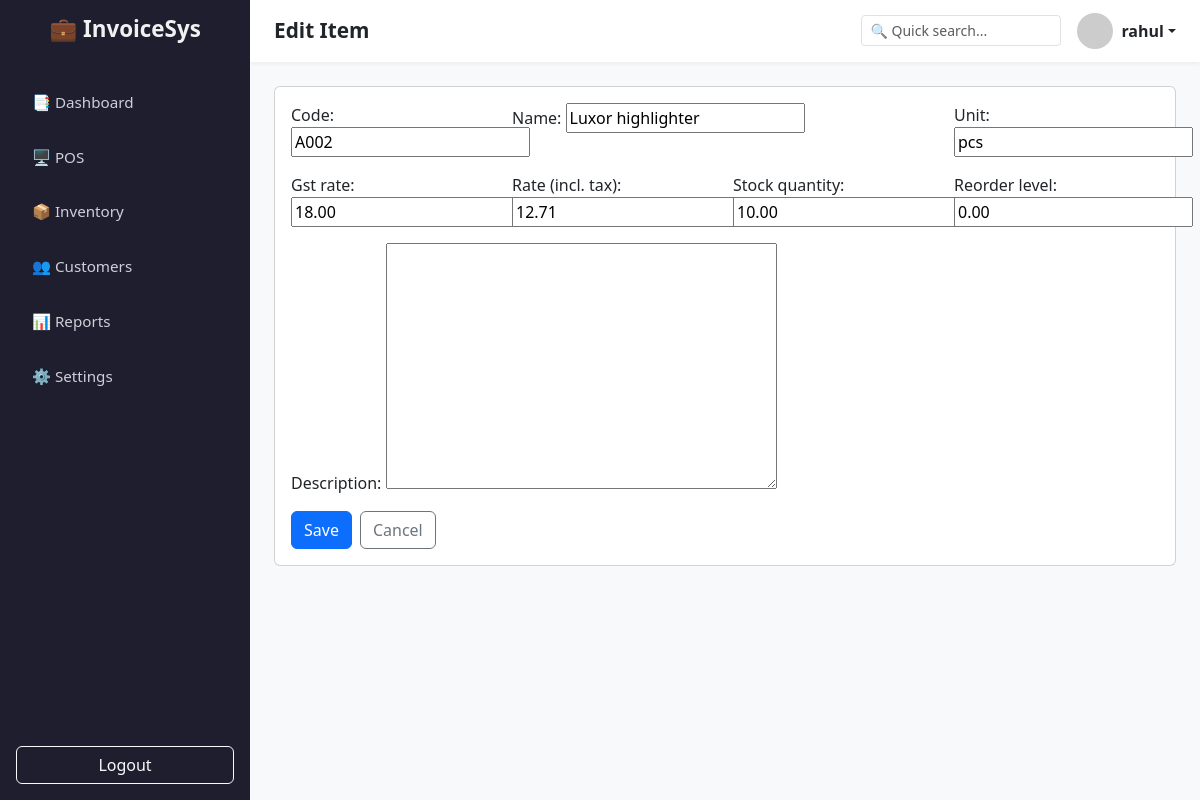
The app's page /inventory/3/edit/ (signed in) with its own data.
### inventory/models.py (models this page shows, shortened)
class Item(models.Model):
    user = models.ForeignKey(
        settings.AUTH_USER_MODEL,
        on_delete=models.CASCADE,
        related_name="items"
    )
    code = models.CharField(max_length=32)
    name = models.CharField(max_length=200)
    description = models.TextField(blank=True)
    gst_rate = models.DecimalField(max_digits=5, decimal_places=2, default=18.00)  # percent
    rate_incl = models.DecimalField("Rate (incl. tax)", max_digits=12, decimal_places=2)
    unit = models.CharField(max_length=32, default="pcs")
    stock_quantity = models.DecimalField(max_digits=12, decimal_places=2, default=0)
    reorder_level = models.DecimalField(max_digits=12, decimal_places=2, default=0)
    is_active = models.BooleanField(default=True)
    created_at = models.DateTimeField(auto_now_add=True)
    updated_at = models.DateTimeField(auto_now=True)
    class Meta:
        ordering = ["code", "name"]

### inventory/views.py (the view)
# urls.py: path("<int:pk>/edit/", views.item_update, name="edit"),
@login_required(login_url="/login")
def item_update(request, pk):
    item = get_object_or_404(Item, pk=pk, user=request.user)
    if request.method == "POST":
        form = ItemForm(request.POST, instance=item)
        if form.is_valid():
            form.save()
            return redirect("inventory:list")
    else:
        form = ItemForm(instance=item)
    return render(request, "inventory/item_form.html", {"form": form, "item": item, "is_create": False})

### inventory/forms.py
class ItemForm(forms.ModelForm):
    class Meta:
        model = Item
        exclude = ["user", "created_at", "updated_at","is_active"]

### inventory/templates/inventory/item_form.html (shortened to what this page needs)
{% extends "base.html" %}
{% block page_title %}{% if is_create %}Add Item{% else %}Edit Item{% endif %}{% endblock %}
{% block content %}
<div class="card">
  <div class="card-body">
    <form method="post">
      <div class="row g-3">
        <div class="col-md-3">
          {{ form.code.label_tag }} {{ form.code }}
        </div>
        <div class="col-md-6">
          {{ form.name.label_tag }} {{ form.name }}
        </div>
        <div class="col-md-3">
          {{ form.unit.label_tag }} {{ form.unit }}
        </div>
        <div class="col-md-3">
          {{ form.gst_rate.label_tag }} {{ form.gst_rate }}
        </div>
        <div class="col-md-3">
          {{ form.rate_incl.label_tag }} {{ form.rate_incl }}
        </div>
        <div class="col-md-3">
          {{ form.stock_quantity.label_tag }} {{ form.stock_quantity }}
        </div>
        <div class="col-md-3">
          {{ form.reorder_level.label_tag }} {{ form.reorder_level }}
        </div>
        <div class="col-12">
          {{ form.description.label_tag }} {{ form.description }}
        </div>
        <div class="col-12 d-flex gap-2">
          <button class="btn btn-primary" type="submit">Save</button>
          <a href="{% url 'inventory:list' %}" class="btn btn-outline-secondary">Cancel</a>
        </div>
      </div>
    </form>
  </div>
</div>
{% endblock %}

### templates/base.html (shortened to what this page needs)
{% load static %}
<!DOCTYPE html>
<html lang="en">
<head>
    <link href="https://cdn.jsdelivr.net/npm/bootstrap@5.3.2/dist/css/bootstrap.min.css" rel="stylesheet">
</head>
<body>
    <aside class="sidebar">
        <h2>💼 InvoiceSys</h2>
        <nav class="nav flex-column">
            <a class="nav-link {% if request.resolver_match.url_name == 'dashboard' %}active{% endif %}"
               href="{% url 'dashboard' %}">📑 Dashboard</a>
            <a class="nav-link" href="{% url 'pos' 'new' %}">🖥️ POS</a>
            <a class="nav-link" href="{% url 'inventory:list' %}">📦 Inventory</a>
            <a class="nav-link" href="{% url 'customer:list' %}">👥 Customers</a>
            <a class="nav-link" href="#">📊 Reports</a>
            <a class="nav-link" href="#">⚙️ Settings</a>
        </nav>
        <div class="mt-auto">
            <a href="#" class="btn btn-outline-light w-100 mt-3">Logout</a>
        </div>
    </aside>
    <div class="main-content">
        <header class="topbar">
            <h3>{% block page_title %}Dashboard{% endblock %}</h3>
            <div class="d-flex align-items-center gap-3">
                <input type="text" class="form-control form-control-sm" placeholder="🔍 Quick search..." style="width: 200px;">
                <div class="dropdown">
                    <a href="#" class="d-flex align-items-center text-dark text-decoration-none dropdown-toggle"
                       id="dropdownUser" data-bs-toggle="dropdown" aria-expanded="false">
                        <img src="https://ui-avatars.com/api/?name={{ request.user.username|urlencode }}"
                             alt="User Avatar" class="rounded-circle me-2" width="36">
                        <strong>{{ request.user.username }}</strong>
                    </a>
                </div>
            </div>
        </header>
        <main class="content">
            {% block content %}{% endblock %}
        </main>
    </div>
</body>
</html>

### templates/base.html (style rules this page uses)
body { margin: 0; height: 100vh; display: flex; font-family: "Segoe UI", Arial, sans-serif; overflow: hidden; }
.sidebar { width: 250px; background: #1e1e2f; color: white; display: flex; flex-direction: column; padding: 1rem; }
.sidebar h2 { font-size: 1.4rem; margin-bottom: 2rem; text-align: center; font-weight: 600; color: #f1f1f1; }
.sidebar .nav-link { color: #cfcfd9; margin: 0.3rem 0; padding: 0.7rem 1rem; border-radius: 8px; transition: 0.3s; display: flex; align-items: center; gap: 8px; font-size: 0.95rem; }
.main-content { flex: 1; background: #f8f9fa; display: flex; flex-direction: column; overflow: hidden; }
.topbar { background: white; padding: 0.8rem 1.5rem; box-shadow: 0 2px 4px rgba(0,0,0,0.05); display: flex; justify-content: space-between; align-items: center; }
.topbar h3 { margin: 0; font-size: 1.3rem; font-weight: 600; }
.content { flex: 1; padding: 1.5rem; overflow-y: auto; }

### records on screen
Item: code "A002", name "Luxor highlighter", unit "pcs", gst_rate "18.00", rate_incl "12.71", stock_quantity "10.00", reorder_level "0.00"

### other values on screen
{{ request.user.username }} "rahul"
